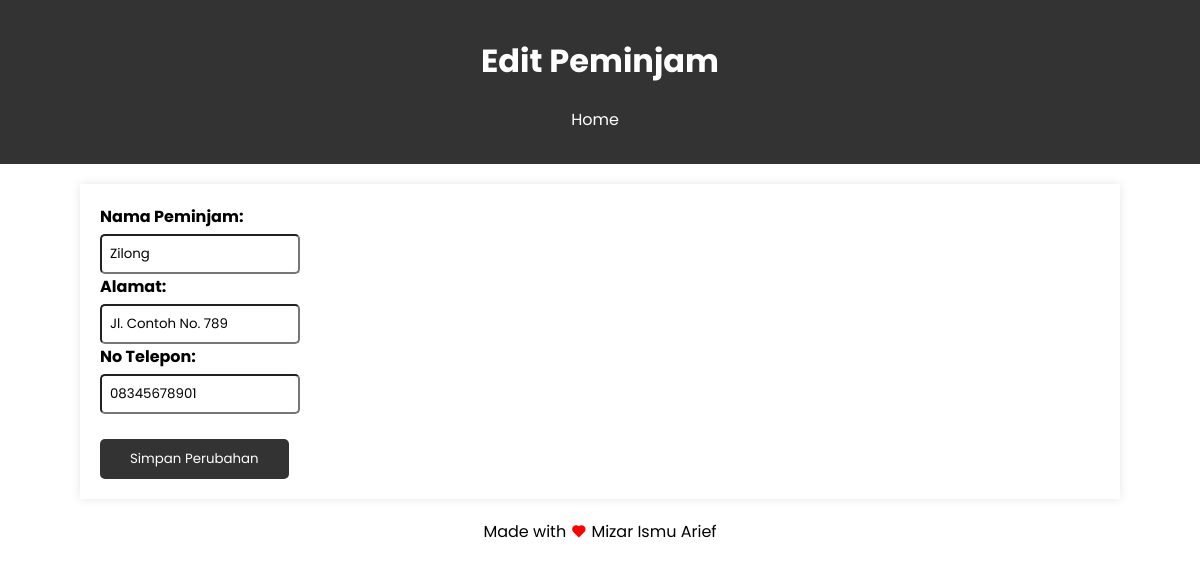
The app's page /peminjam/edit_peminjam.php?id=3 with its own data.
### tables this page shows
CREATE TABLE `peminjam` (
  `PeminjamID` int(11) NOT NULL,
  `NamaPeminjam` varchar(255) NOT NULL,
  `Alamat` varchar(255) DEFAULT NULL,
  `NoTelepon` varchar(15) DEFAULT NULL
);

### peminjam/edit_peminjam.php (the view, shortened to what this page needs)
<!DOCTYPE html>
<html lang="en">
<head>
    <link rel="stylesheet" href="../css/styles.css">
    <link href="https://cdn.jsdelivr.net/npm/remixicon@4.1.0/fonts/remixicon.css" rel="stylesheet" />
</head>
<body>
    <header>
        <h1>Edit Peminjam</h1>
        <nav>
            <ul>
                <li><a href="../index.php">Home</a></li>
            </ul>
        </nav>
    </header>
    <section>
        <?php
        include('../config/koneksi.php');
        if (isset($_GET['id'])) {
            $PeminjamID = $_GET['id'];
            $queryEdit = "SELECT * FROM peminjam WHERE PeminjamID = $PeminjamID";
            $resultEdit = mysqli_query($koneksi, $queryEdit);
            if (mysqli_num_rows($resultEdit) == 1) {
                $rowEdit = mysqli_fetch_assoc($resultEdit);
        ?>
                <form action="proses_edit_peminjam.php" method="POST" class="edit-form">
                    <label for="NamaPeminjam">Nama Peminjam:</label>
                    <input type="text" id="NamaPeminjam" name="NamaPeminjam" value="<?php echo $rowEdit['NamaPeminjam']; ?>" required>
                    <label for="Alamat">Alamat:</label>
                    <input type="text" id="Alamat" name="Alamat" value="<?php echo $rowEdit['Alamat']; ?>">
                    <label for="NoTelepon">No Telepon:</label>
                    <input type="text" id="NoTelepon" name="NoTelepon" value="<?php echo $rowEdit['NoTelepon']; ?>">
                    <div><br></div>
                    <div>
                        <button type="submit">Simpan Perubahan</button>
                    </div>
                </form>
        <?php
            } else {
                echo "Data buku tidak ditemukan.";
            }
        } else {
            header("Location: peminjam.php");
            exit();
        }
        ?>
    </section>
    <div class="footer-love">
        <p>Made with <i class="ri-heart-fill"></i> Mizar Ismu Arief</p>
    </div>
</body>
</html>

### css/styles.css (style rules this page uses)
* { font-family: 'Poppins', sans-serif; }
body { margin: 0; padding: 0; }
header { background-color: #333; color: #fff; text-align: center; padding: 1em 0; }
nav ul { list-style-type: none; padding: 0; display: flex; justify-content: center; }
nav li { margin-right: 20px; }
nav a { text-decoration: none; color: #fff; }
section { max-width: 800px; margin: 20px auto; padding: 20px; box-shadow: 0 0 10px rgba(0, 0, 0, 0.1); }
.footer-love p { text-align: center; }
.ri-heart-fill { color: red; }
body { font-family: Arial, sans-serif; margin: 0; padding: 0; }
nav li { margin-right: 10px; }
section { max-width: 1000px; margin: 20px auto; padding: 20px; box-shadow: 0 0 10px rgba(0, 0, 0, 0.1); }
label { display: block; margin-bottom: 5px; font-weight: bold; }
input { width: 100%; padding: 8px; box-sizing: border-box; border-radius: 5px; }
button { background-color: #333; color: #fff; padding: 10px 30px; border: none; cursor: pointer; border-radius: 5px; }
label { margin-right: 10px; }
input { width: 200px; padding: 8px; box-sizing: border-box; }

### records on screen
peminjam: NamaPeminjam "Zilong", Alamat "Jl. Contoh No. 789", NoTelepon "08345678901"
